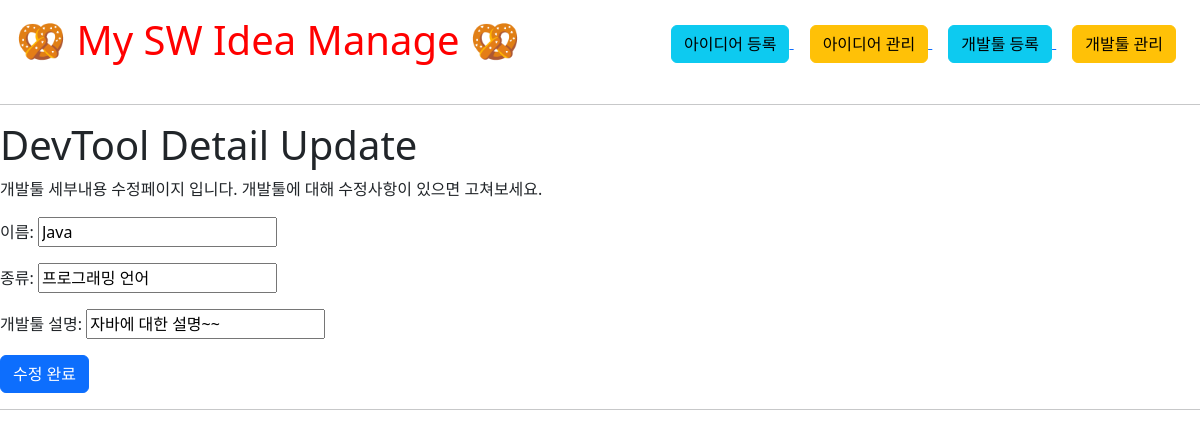
Screenshot of /devtools/update/7/ with the database file from the repository.
### apps/devtool/models.py (models this page shows, shortened)
class Devtool(models.Model):
    dev_name = models.CharField(max_length=24)
    dev_type = models.CharField(max_length=24)
    dev_content = models.CharField(max_length=24)

### apps/devtool/views.py (the view)
# urls.py: path('update/<int:pk>/', update, name='update'),
def update(request, pk):
    devtool = Devtool.objects.get(id=pk)
    if request.method == 'GET':
        form = DevtoolForm(instance=devtool)
        ctx = {'form': form, 'pk': pk}
        return render(request, 'devtool/devtool_update.html', ctx)
    form = DevtoolForm(request.POST, instance=devtool)
    if form.is_valid():
        form.save()
    return redirect('devtools:detail', pk)

### apps/devtool/forms.py
class DevtoolForm(forms.ModelForm):
    class Meta:
        model = Devtool
        fields = '__all__'
        labels = {
            'dev_name': '이름',
            'dev_type': '종류',
            'dev_content': '개발툴 설명'
        }

### templates/devtool/devtool_update.html (shortened to what this page needs)
{% extends 'base.html' %}
{%block content%}
<div>
    <h1>DevTool Detail Update</h1>
    <p>개발툴 세부내용 수정페이지 입니다. 개발툴에 대해 수정사항이 있으면 고쳐보세요. </p>
  </div>
  <form
    action="{% url 'devtools:update' pk %}"
    method="post"
  >
    {%csrf_token%} {{form.as_p}}
    <button class="btn btn-primary">수정 완료</button>
  </form>
  <hr>
{%endblock%}

### rows the page displays
Devtool: dev_name "Java", dev_type "프로그래밍 언어", dev_content "자바에 대한 설명~~"
